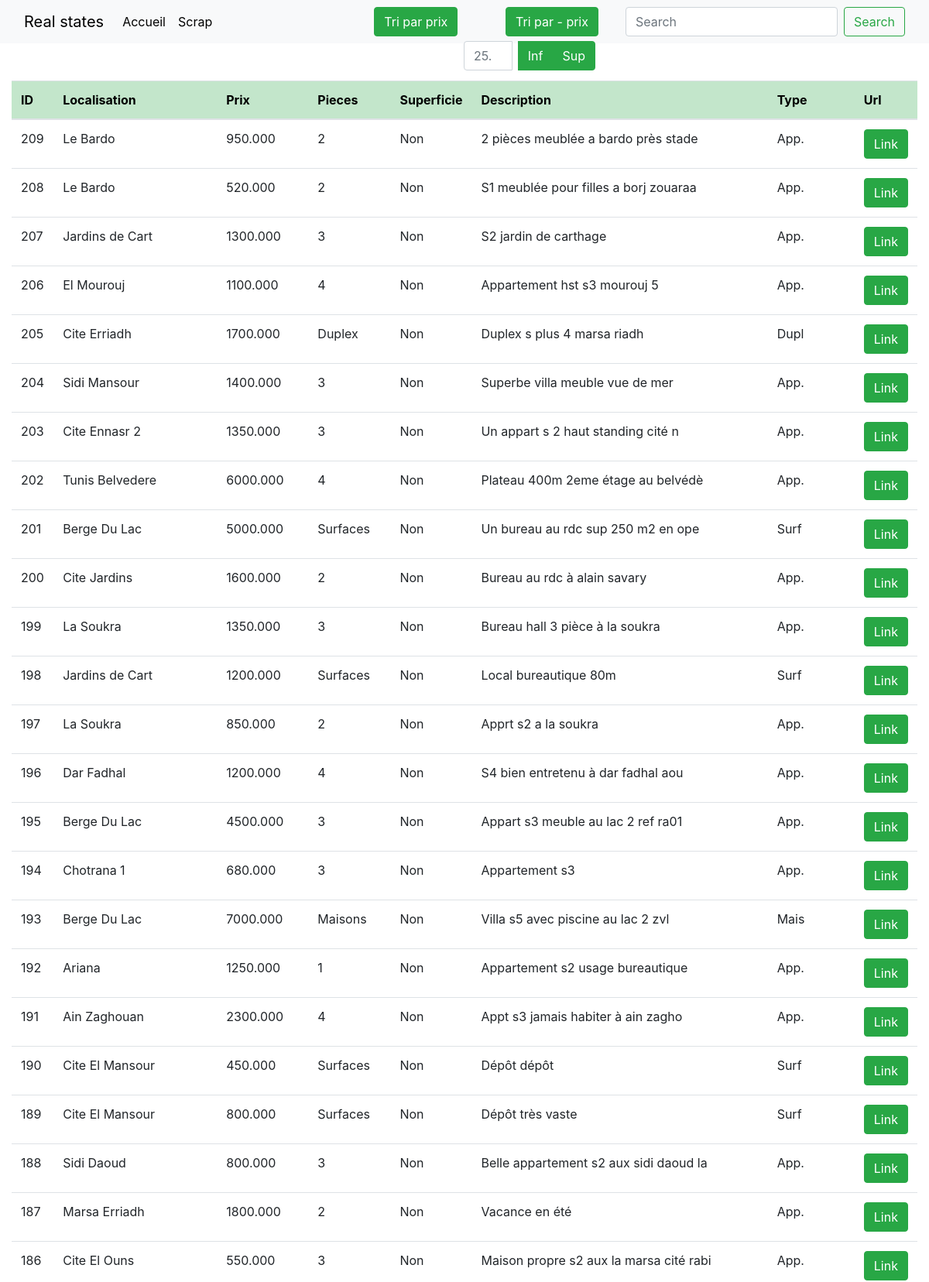
The page / (upper part) on the database its author committed.
### realstate/models.py (models this page shows)
class BiensImmobilier(models.Model):
    nom = models.CharField(max_length=255, blank=True, null=True)
    site = models.CharField(max_length=255, blank=True, null=True)
    url = models.CharField(max_length=255, blank=True, null=True)
    localisation = models.CharField(max_length=255, blank=True, null=True)
    prix = models.DecimalField(max_digits=99999, decimal_places=3, blank=True, null=True)
    pieces = models.CharField(max_length=255, blank=True, null=True)
    superficie = models.CharField(max_length=255, blank=True, null=True)
    description = models.CharField(max_length=255, blank=True, null=True)
    type = models.CharField(max_length=255, blank=True, null=True)
    page = models.CharField(max_length=50, blank=True, null=True)

### realstate/views.py (the view)
# urls.py: path('', views.index, name='index'),
def index(request):
    biens_immobiliers = BiensImmobilier.objects.order_by('-id').all()
    return render(request, 'index.html', {'biens_immobiliers': biens_immobiliers})

### templates/index.html (shortened to what this page needs)
<!DOCTYPE html>
<html lang="en">
  <head>
    <link
      href="https://cdn.jsdelivr.net/npm/bootstrap@5.3.0-alpha3/dist/css/bootstrap.min.css"
      rel="stylesheet"
    />
    <link
      rel="stylesheet"
      href="https://maxcdn.bootstrapcdn.com/bootstrap/4.0.0-beta/css/bootstrap.min.css"
    />
  </head>
  <body>
    <nav class="navbar navbar-expand-lg bg-body-tertiary">
      <div class="container-fluid">
        <a class="navbar-brand" href="#">Real states</a>
        <div class="collapse navbar-collapse" id="navbarScroll">
          <ul class="navbar-nav me-auto my-2 my-lg-0 navbar-nav-scroll" style="--bs-scroll-height: 100px;">
            <li class="nav-item">
              <a class="nav-link active" aria-current="page" href="/">Accueil</a>
            </li>
            <li class="nav-item">
              <a class="nav-link active" href="/scrap">Scrap</a>
            </li>
          </ul>
          <div class="col-md-2 mr-3 mt-5 mb-2" style="position: absolute;
          right: 400px;
          width: 400px;">
            <div class="input-group  mt-5">
              <form action="/sup_inf" method="post">
                <div class="input-group">
                  <input
                    required
                    type="number"
                    name="query"
                    class="form-control me-2"
                    placeholder="25.."
                  />
                  <button class="btn btn-success" type="submit" name="inf">Inf</button>
                  <button class="btn btn-success" type="submit" name="sup">Sup</button>
                </div>
              </form>
            </div>
          </div>
          <div class="col-md-2">
            <a
            href="/sortbyprice"
            class="btn btn-success btn-xs"
            >Tri par prix</a
          >
          </div>
          <div class="col-md-2">
            <a
            href="/sortby_price"
            class="btn btn-success btn-xs"
            >Tri par - prix</a
          >
          </div>
          <form class="d-flex" method="POST" role="search" action="/search">
            <input class="form-control me-2" type="search" name="query" placeholder="Search" aria-label="Search">
            <button class="btn btn-outline-success" type="submit">Search</button>
          </form>
        </div>
      </div>
    </nav>
        <div class="col-md-12 mt-5">
          <table class="table">
            <thead class="table-success">
              <tr class="table-success">
                <th>ID</th>
                <th>Localisation</th>
                <th>Prix</th>
                <th>Pieces</th>
                <th>Superficie</th>
                <th>Description</th>
                <th>Type</th>
                <th>Url</th>
              </tr>
            </thead>
            <tbody class="table-striped">
              {% for bien in biens_immobiliers %}
              <tr>
                <td>{{ bien.id }}</td>
                <td>{{ bien.localisation }}</td>
                <td>{{ bien.prix }}</td>
                <td>{{ bien.pieces }}</td>
                <td>{{ bien.superficie }}</td>
                <td>{{ bien.description }}</td>
                <td>{{ bien.type }}</td>
                <td><a class="btn btn-success" target="_blank" href={{bien.url}} role="button">Link</a></td>
              </tr>
              {% endfor %}
            </tbody>
          </table>
        </div>
  </body>
</html>

### rows shown on the page
BiensImmobilier: id "209", localisation "Le Bardo", prix "950.000", pieces "2", superficie "Non", description "2 pièces meublée a bardo près stade", type "App."
BiensImmobilier: id "208", localisation "Le Bardo", prix "520.000", pieces "2", superficie "Non", description "S1 meublée pour filles a borj zouaraa", type "App."
BiensImmobilier: id "207", localisation "Jardins de Cart", prix "1300.000", pieces "3", superficie "Non", description "S2 jardin de carthage", type "App."
BiensImmobilier: id "206", localisation "El Mourouj", prix "1100.000", pieces "4", superficie "Non", description "Appartement hst s3 mourouj 5", type "App."
BiensImmobilier: id "205", localisation "Cite Erriadh", prix "1700.000", pieces "Duplex", superficie "Non", description "Duplex s plus 4 marsa riadh", type "Dupl"
BiensImmobilier: id "204", localisation "Sidi Mansour", prix "1400.000", pieces "3", superficie "Non", description "Superbe villa meuble vue de mer", type "App."
BiensImmobilier: id "203", localisation "Cite Ennasr 2", prix "1350.000", pieces "3", superficie "Non", description "Un appart s 2 haut standing cité n", type "App."
BiensImmobilier: id "202", localisation "Tunis Belvedere", prix "6000.000", pieces "4", superficie "Non", description "Plateau 400m 2eme étage au belvédè", type "App."
BiensImmobilier: id "201", localisation "Berge Du Lac", prix "5000.000", pieces "Surfaces", superficie "Non", description "Un bureau au rdc sup 250 m2 en ope", type "Surf"
BiensImmobilier: id "200", localisation "Cite Jardins", prix "1600.000", pieces "2", superficie "Non", description "Bureau au rdc à alain savary", type "App."
BiensImmobilier: id "199", localisation "La Soukra", prix "1350.000", pieces "3", superficie "Non", description "Bureau hall 3 pièce à la soukra", type "App."
BiensImmobilier: id "198", localisation "Jardins de Cart", prix "1200.000", pieces "Surfaces", superficie "Non", description "Local bureautique 80m", type "Surf"
BiensImmobilier: id "197", localisation "La Soukra", prix "850.000", pieces "2", superficie "Non", description "Apprt s2 a la soukra", type "App."
BiensImmobilier: id "196", localisation "Dar Fadhal", prix "1200.000", pieces "4", superficie "Non", description "S4 bien entretenu à dar fadhal aou", type "App."
BiensImmobilier: id "195", localisation "Berge Du Lac", prix "4500.000", pieces "3", superficie "Non", description "Appart s3 meuble au lac 2 ref ra01", type "App."
BiensImmobilier: id "194", localisation "Chotrana 1", prix "680.000", pieces "3", superficie "Non", description "Appartement s3", type "App."
BiensImmobilier: id "193", localisation "Berge Du Lac", prix "7000.000", pieces "Maisons", superficie "Non", description "Villa s5 avec piscine au lac 2 zvl", type "Mais"
BiensImmobilier: id "192", localisation "Ariana", prix "1250.000", pieces "1", superficie "Non", description "Appartement s2 usage bureautique", type "App."
BiensImmobilier: id "191", localisation "Ain Zaghouan", prix "2300.000", pieces "4", superficie "Non", description "Appt s3 jamais habiter à ain zagho", type "App."
BiensImmobilier: id "190", localisation "Cite El Mansour", prix "450.000", pieces "Surfaces", superficie "Non", description "Dépôt dépôt", type "Surf"
BiensImmobilier: id "189", localisation "Cite El Mansour", prix "800.000", pieces "Surfaces", superficie "Non", description "Dépôt très vaste", type "Surf"
BiensImmobilier: id "188", localisation "Sidi Daoud", prix "800.000", pieces "3", superficie "Non", description "Belle appartement s2 aux sidi daoud la", type "App."
BiensImmobilier: id "187", localisation "Marsa Erriadh", prix "1800.000", pieces "2", superficie "Non", description "Vacance en été", type "App."
BiensImmobilier: id "186", localisation "Cite El Ouns", prix "550.000", pieces "3", superficie "Non", description "Maison propre s2 aux la marsa cité rabi", type "App."
